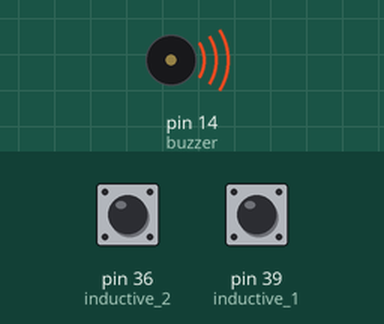
Recording of a sketch running on a simulated Arduino Mega 2560, built with avr-gcc and run on an emulated ATmega2560. Parts: buzzer (waves = sounding, pin HIGH). The inputs (shaded band) are chosen by the test bench; at power-on: pin 36 (inductive_2) HIGH, pin 39 (inductive_1) HIGH. What the sketch prints to the serial monitor is not drawn.

Above: at 1.2 s.
1.3 s: pin 36 (inductive_2) driven LOW
3.3 s: pin 36 (inductive_2) driven HIGH
6.3 s: pin 36 (inductive_2) pulsed LOW 2 times (0.12 s each, 0.3 s apart)
9.9 s: pin 39 (inductive_1) pulsed LOW 2 times (0.12 s each, 0.3 s apart)
Timing chart, 0 to 12.9 s (numbered marks = the images above; inputs shaded):
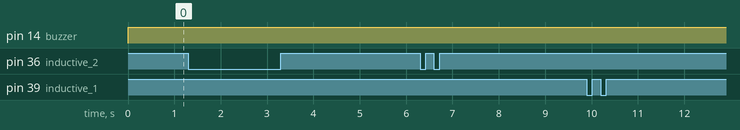

The sketch:

metal_detector.ino
```cpp
#define inductive_1 39
#define inductive_2 36
#define buzzer 14

void setup() {
    pinMode(inductive_1, INPUT);
    pinMode(inductive_2, INPUT);
    pinMode(buzzer, OUTPUT);
    Serial.begin(115200);
}

void loop() {
    int sensorValue_1 = digitalRead(inductive_1);
    int sensorValue_2 = digitalRead(inductive_2);
    if(sensorValue_1== 0 || sensorValue_2 == 0){
        Serial.println("Object");
        digitalWrite(buzzer , HIGH);
        delay(500);
    }
    else {
      Serial.println("nothing detected");
      digitalWrite(buzzer , HIGH);
    }
  }
```
